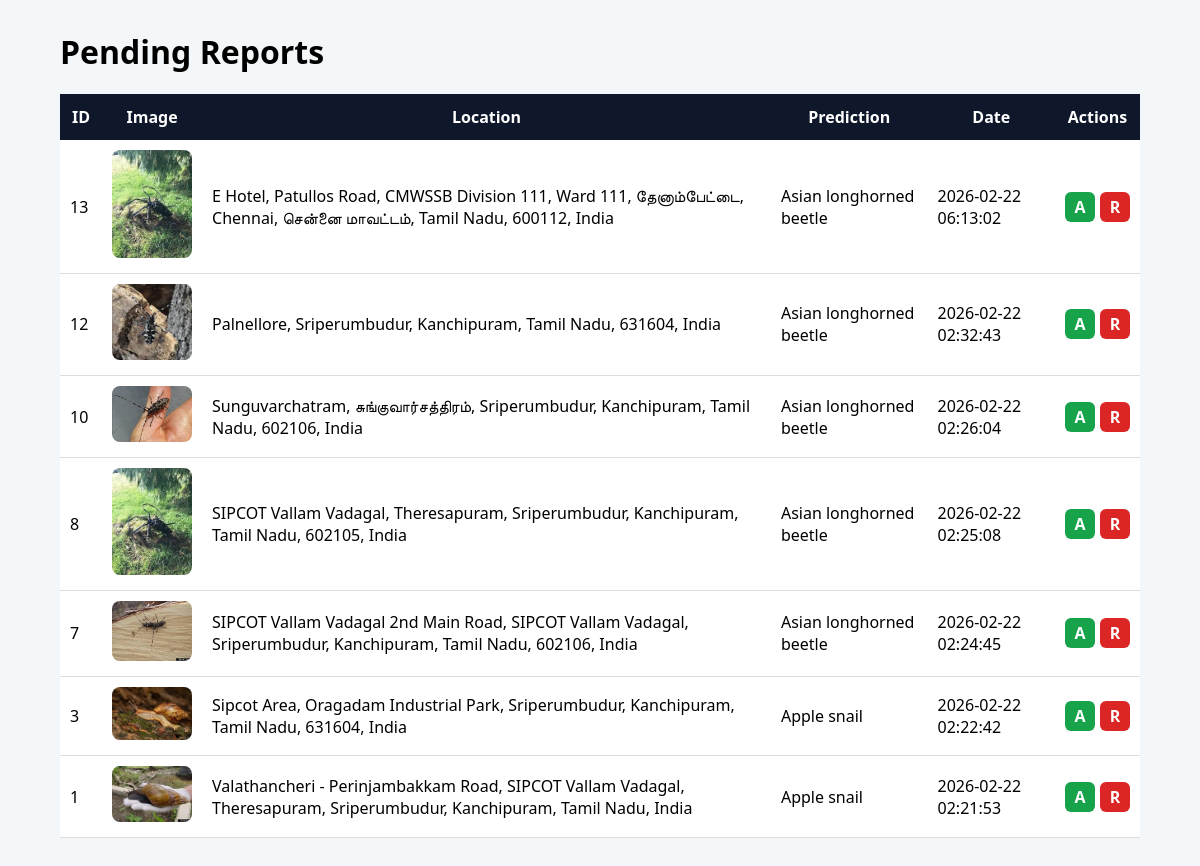
The app's page /admin/review with its own data.
### tables this page shows
CREATE TABLE reports (
        id INTEGER PRIMARY KEY AUTOINCREMENT,
        image TEXT,
        latitude REAL,
        longitude REAL,
        address TEXT,
        prediction TEXT,
        created_at TEXT,
        verified INTEGER DEFAULT 0,
        confidence REAL DEFAULT 0,
        risk TEXT DEFAULT ''
    );

### app.py (the view)
@app.route("/admin/review")
def admin_review():
    conn = sqlite3.connect("database.db")
    c = conn.cursor()
    c.execute("""
        SELECT id, image, latitude, longitude, address, prediction, created_at
        FROM reports
        WHERE verified=0
        ORDER BY created_at DESC
    """)
    reports = c.fetchall()
    conn.close()
    return render_template("admin_review.html", reports=reports)

### templates/admin_review.html (shortened to what this page needs)
<!DOCTYPE html>
<html>
<head>
</head>
<body>
<div class="container">
<h1>Pending Reports</h1>
<table>
<tr>
<th>ID</th>
<th>Image</th>
<th>Location</th>
<th>Prediction</th>
<th>Date</th>
<th>Actions</th>
</tr>
{% for report in reports %}
<tr>
<td>{{ report[0] }}</td>
<td><img src="/static/{{ report[1] }}" width="80"></td>
<td>{{ report[4] }}</td>
<td>{{ report[5] }}</td>
<td>{{ report[6] }}</td>
<td>
<div class="action-buttons">
    <a href="/admin/approve/{{ report[0] }}" class="approve">A</a>
    <a href="/admin/reject/{{ report[0] }}" class="reject">R</a>
</div>
</td>
</tr>
{% endfor %}
</table>
</div>
</body>
</html>

### templates/admin_review.html (style rules this page uses)
body { font-family: 'Segoe UI'; background: #f4f7f9; margin: 0; }
.container { width: 90%; margin: 30px auto; }
table { width: 100%; border-collapse: collapse; background: white; }
th { background: #0f172a; color: white; padding: 12px; }
td { padding: 10px; border-bottom: 1px solid #ddd; }
img { border-radius: 8px; }
.action-buttons { display: flex; gap: 5px; }
a { display: inline-block; width: 30px; height: 30px; line-height: 30px; text-align: center; border-radius: 6px; text-decoration: none; color: white; font-weight: bold; font-size: 16px; padding: 0; }
.approve { background: #16a34a; }
.reject { background: #dc2626; }

### records on screen
reports: id "13", image (picture), address "E Hotel, Patullos Road, CMWSSB Division 111, Ward 111, தேனாம்பேட்டை, Chennai, சென்னை மாவட்டம், Tamil Nadu, 600112, India", prediction "Asian longhorned beetle", created_at "2026-02-22 06:13:02"
reports: id "12", image (picture), address "Palnellore, Sriperumbudur, Kanchipuram, Tamil Nadu, 631604, India", prediction "Asian longhorned beetle", created_at "2026-02-22 02:32:43"
reports: id "10", image (picture), address "Sunguvarchatram, சுங்குவார்சத்திரம், Sriperumbudur, Kanchipuram, Tamil Nadu, 602106, India", prediction "Asian longhorned beetle", created_at "2026-02-22 02:26:04"
reports: id "8", image (picture), address "SIPCOT Vallam Vadagal, Theresapuram, Sriperumbudur, Kanchipuram, Tamil Nadu, 602105, India", prediction "Asian longhorned beetle", created_at "2026-02-22 02:25:08"
reports: id "7", image (picture), address "SIPCOT Vallam Vadagal 2nd Main Road, SIPCOT Vallam Vadagal, Sriperumbudur, Kanchipuram, Tamil Nadu, 602106, India", prediction "Asian longhorned beetle", created_at "2026-02-22 02:24:45"
reports: id "3", image (picture), address "Sipcot Area, Oragadam Industrial Park, Sriperumbudur, Kanchipuram, Tamil Nadu, 631604, India", prediction "Apple snail", created_at "2026-02-22 02:22:42"
reports: id "1", image (picture), address "Valathancheri - Perinjambakkam Road, SIPCOT Vallam Vadagal, Theresapuram, Sriperumbudur, Kanchipuram, Tamil Nadu, India", prediction "Apple snail", created_at "2026-02-22 02:21:53"
